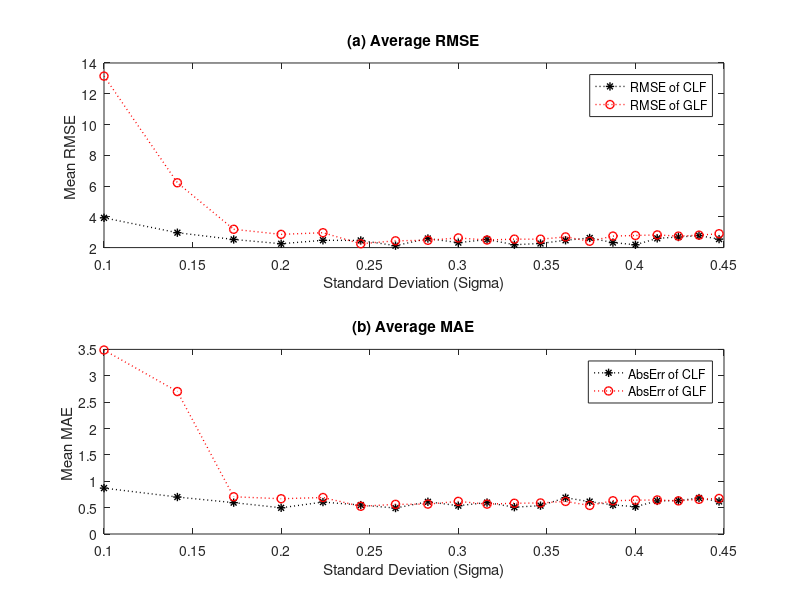
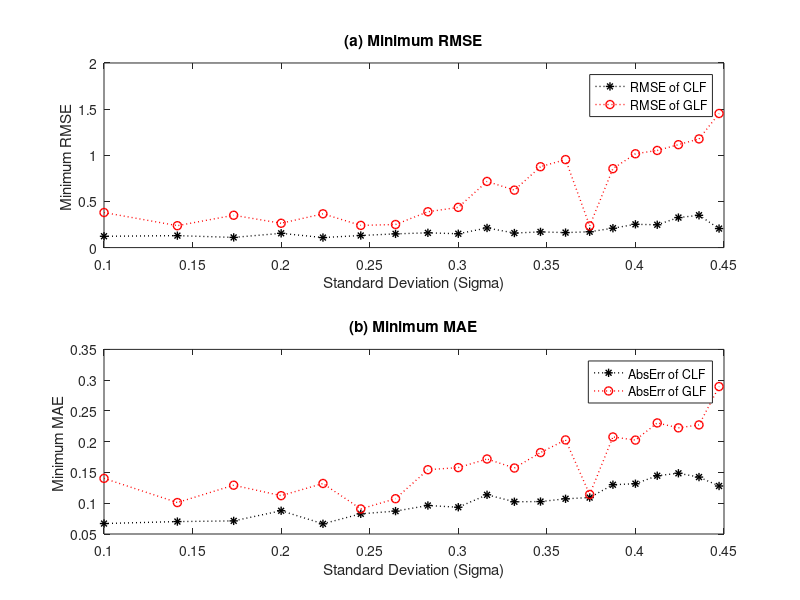
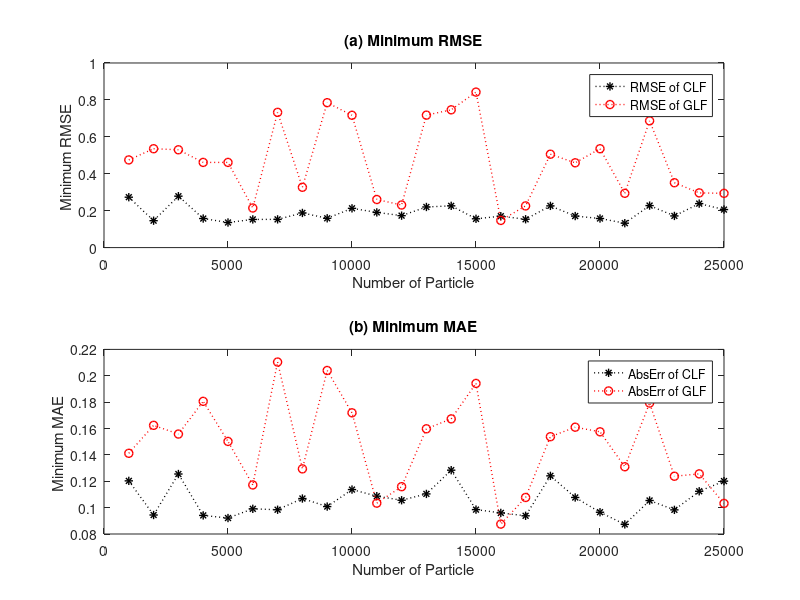

Write the MATLAB code that produced these figures, in order.
clear all
sigma = [];


for i=0.01:0.01:0.2
    sigma(end+1)=sqrt(i);
end


avg_rmse_clf = [3.9358 2.9674 2.5282 2.2514 2.4748 2.4640 2.1250 2.5907 2.3218 2.5248 2.1872 2.2684 2.4764 2.6254 2.3270 2.1835 2.5995 2.6870 2.7770 2.5509];
avg_rmse_glf = [13.1468 6.2149 3.1898 2.8592 2.9670 2.2490 2.4408  2.4751 2.6281 2.4930 2.5489 2.5458 2.6946 2.4121 2.7485 2.7875 2.8245 2.7459 2.8089 2.9006];
avg_abserr_clf = [0.87 0.7009 0.5944 0.4970 0.6052 0.5482 0.4921 0.6111 0.5367 0.5961 0.5083 0.5371 0.688 0.6134 0.5515 0.5171 0.6271 0.6337 0.6814 0.6169];
avg_abserr_glf = [3.4878 2.7008 0.7060 0.6684 0.6916 0.5255 0.5620 0.5668 0.6183 0.5666 0.5826 0.5887 0.6173 0.5415 0.6303 0.6414 0.6452 0.6283 0.6572 0.6738];

figure('Name', 'Varying Sigma Values AVG Errors')
subplot(2,1,1);
plot(sigma,avg_rmse_clf,'k:*', 'LineWidth',1);
hold on;
plot(sigma,avg_rmse_glf,'r:o', 'LineWidth',1);
legend('RMSE of CLF', 'RMSE of GLF');
xlabel('Standard Deviation (Sigma)');
ylabel('Mean RMSE ');
title('(a) Average RMSE');

subplot(2,1,2);
plot(sigma,avg_abserr_clf,'k:*', 'LineWidth',1);
hold on;
plot(sigma,avg_abserr_glf,'r:o', 'LineWidth',1);
legend( 'AbsErr of CLF',  'AbsErr of GLF');
xlabel('Standard Deviation (Sigma)');
ylabel('Mean MAE ');
title('(b) Average MAE');


min_rmse_clf = [0.1225 0.1294 0.1104 0.1546 0.1087 0.1309 0.1487 0.16 0.15 0.2126 0.1576 0.17 0.1625 0.1715 0.21 0.2522 0.2473 0.3251 0.3499 0.2062];
min_rmse_glf = [0.38 0.2374 0.3503 0.2636 0.3659 0.2404 0.2502 0.3883 0.4357 0.7168 0.6224 0.8763 0.9535 0.2353 0.8551 1.0166 1.0524 1.1152 1.1773 1.4527];

min_abserr_clf = [0.067 0.0702 0.0713 0.0878 0.0666 0.0828 0.0872 0.0963 0.0935 0.1137 0.1024 0.1027 0.1072 0.1092 0.1301 0.1317 0.1447 0.1487 0.1425 0.1280];
min_abserr_glf = [0.1404 0.1011 0.1293 0.1123 0.1321 0.0907 0.1074 0.1545 0.1579 0.1719 0.1572 0.1823 0.2029 0.1142 0.2077 0.2026 0.2305 0.2225 0.2273 0.2896];

figure('Name', 'Varying Sigma Values MIN Errors');
subplot(2,1,1);
plot(sigma,min_rmse_clf,'k:*', 'LineWidth',1);
hold on;
plot(sigma,min_rmse_glf,'r:o', 'LineWidth',1);
legend('RMSE of CLF', 'RMSE of GLF');
xlabel('Standard Deviation (Sigma)');
ylabel('Minimum RMSE ');
title('(a) Minimum RMSE');


subplot(2,1,2);
plot(sigma,min_abserr_clf,'k:*', 'LineWidth',1);
hold on;
plot(sigma,min_abserr_glf,'r:o', 'LineWidth',1);
legend( 'AbsErr of CLF',  'AbsErr of GLF');
xlabel('Standard Deviation (Sigma)');
ylabel('Minimum MAE ');
title('(b) Minimum MAE');


particle = [];
for k=1000:1000:25000
particle(end+1) = k;
end



pavg_rmse_clf = [2.3294 2.3042 2.3190 2.1696 2.2234 2.6649 2.6147 2.7847 2.7642 2.5248 2.6902 2.6277 2.8373 2.7548 2.2318 2.4778 2.7298 2.4873 2.7221 2.2033 2.3656 2.2743 2.3648 2.5919 2.2785];
pavg_rmse_glf = [2.2938 2.3610 2.3287 2.4727 2.4646 2.5641 2.4490 2.6736 2.5034 2.4930 2.4271 2.4191 2.4908 2.5331 2.6097 1.9324 2.4479 2.4940 2.6028 2.3411 2.3339 2.5038 2.3896 2.2060 2.3862];

pavg_abserr_clf=[0.5320 0.5263 0.5108 0.4915 0.5091 0.6433 0.6407 0.6648 0.6651 0.5961 0.6533 0.6271 0.6866 0.6603 0.5257 0.5838 0.6373 0.5867 0.6378 0.5089 0.5586 0.5049 0.5521 0.6170 0.5296];
pavg_abserr_glf=[0.5175 0.5385 0.5322 0.5619 0.5719 0.5937 0.5553 0.6271 0.5710 0.5666 0.5596 0.5559 0.5696 0.5828 0.5945 0.4262 0.5584 0.5722 0.6088 0.5217 0.5298 0.5696 0.5377 0.4954 0.5401];

%{

figure('Name', 'Varying Particle Number')
subplot(2,2,1);
plot(particle,pavg_rmse_clf,'k:*', 'LineWidth',1);
hold on;
plot(particle,pavg_rmse_glf,'r:*', 'LineWidth',1);
legend('RMSE of CLF', 'RMSE of GLF');
xlabel('Number of Particle');
ylabel('Mean RMSE ');
title('Comparison of Average RMSE of Cauchy and Gaussian');

subplot(2,2,2);
plot(particle,pavg_abserr_clf,'k:*', 'LineWidth',1);
hold on;
plot(particle,pavg_abserr_glf,'r:*', 'LineWidth',1);
legend( 'AbsErr of CLF',  'AbsErr of GLF');
xlabel('Number of Particle');
ylabel('Mean AbsErr ');
title('Comparison of Average Absolute Error of Cauchy and Gaussian');

%}

pmin_rmse_clf = [0.2730 0.1457 0.2785 0.1574 0.1359 0.1526 0.1529 0.1877 0.1587 0.2126 0.1906 0.1730 0.2200 0.2262 0.1560 0.1701 0.1535 0.2260 0.1708 0.1576 0.1322 0.2275 0.1715 0.2382 0.2060];
pmin_rmse_glf = [0.4749 0.5356 0.5299 0.4614 0.4614 0.2145 0.7325 0.3267 0.7850 0.7168 0.2604 0.2307 0.7174 0.7463 0.8423 0.1471 0.2258 0.5057 0.4593 0.5355 0.2941 0.6867 0.3514 0.2963 0.2939];

pmin_abserr_clf = [0.1203 0.0944 0.1255 0.0941 0.0921 0.0991 0.0984 0.1069 0.1008 0.1137 0.1087 0.1056 0.1104 0.1284 0.0985 0.0960 0.0938 0.1241 0.1077 0.0965 0.0873 0.1054 0.0983 0.1124 0.1201];
pmin_abserr_glf = [0.1412 0.1624 0.1558 0.1806 0.1502 0.1172 0.2104 0.1294 0.2040 0.1719 0.1034 0.1159 0.1598 0.1673 0.1942 0.0875 0.1077 0.1538 0.1610 0.1575 0.1310 0.1793 0.1238 0.1256 0.1032]; 

figure('Name', 'Varying Particle Number MIN Errors');
subplot(2,1,1);
plot(particle,pmin_rmse_clf,'k:*', 'LineWidth',1);
hold on;
plot(particle,pmin_rmse_glf,'r:o', 'LineWidth',1);
legend('RMSE of CLF', 'RMSE of GLF');
xlabel('Number of Particle');
ylabel('Minimum RMSE ');
title('(a) Minimum RMSE');


subplot(2,1,2);
plot(particle,pmin_abserr_clf,'k:*', 'LineWidth',1);
hold on;
plot(particle,pmin_abserr_glf,'r:o', 'LineWidth',1);
legend( 'AbsErr of CLF',  'AbsErr of GLF');
xlabel('Number of Particle');
ylabel('Minimum MAE ');
title('(b) Minimum MAE');

%{
figure;
x = [-5:.1:5];
y = normpdf(x,0,1);
plot(x,y, 'r--')
hold on;

pd = makedist('tLocationScale','mu',0,'sigma',0.8, 'nu', 1);
x = -5:.1:5;
y = pdf(pd,x);
plot(x,y,'b','LineWidth',1)
legend ('Gaussian', 'Cauchy');
xlabel('x');
ylabel('f(x)');
%}

       